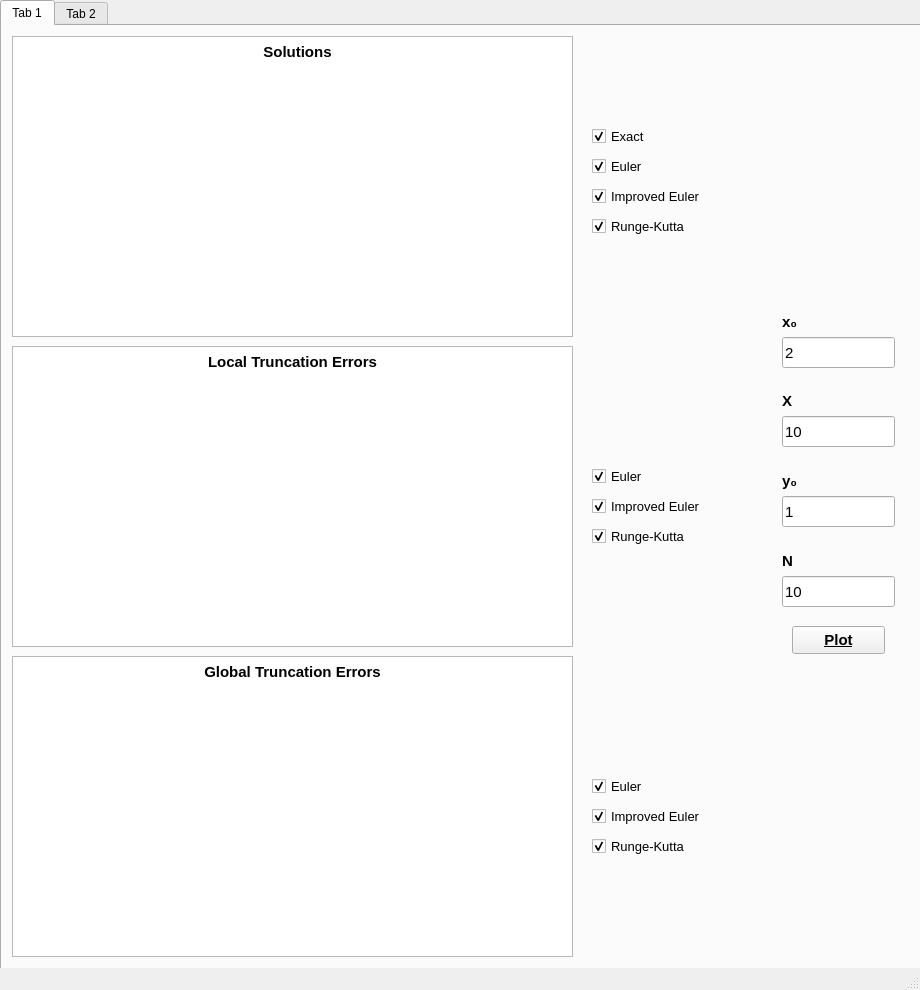
<?xml version="1.0" encoding="UTF-8"?>
<ui version="4.0">
 <class>MainWindow</class>
 <widget class="QMainWindow" name="MainWindow">
  <property name="geometry">
   <rect>
    <x>0</x>
    <y>0</y>
    <width>920</width>
    <height>990</height>
   </rect>
  </property>
  <property name="windowTitle">
   <string>MainWindow</string>
  </property>
  <widget class="QWidget" name="centralwidget">
   <widget class="QTabWidget" name="plot">
    <property name="geometry">
     <rect>
      <x>0</x>
      <y>0</y>
      <width>921</width>
      <height>981</height>
     </rect>
    </property>
    <property name="currentIndex">
     <number>0</number>
    </property>
    <widget class="QWidget" name="tab">
     <attribute name="title">
      <string>Tab 1</string>
     </attribute>
     <widget class="QCustomPlot" name="plot_solutions">
      <property name="geometry">
       <rect>
        <x>10</x>
        <y>10</y>
        <width>561</width>
        <height>301</height>
       </rect>
      </property>
     </widget>
     <widget class="QLabel" name="label_x0">
      <property name="geometry">
       <rect>
        <x>780</x>
        <y>280</y>
        <width>55</width>
        <height>31</height>
       </rect>
      </property>
      <property name="font">
       <font>
        <pointsize>11</pointsize>
        <weight>75</weight>
        <bold>true</bold>
       </font>
      </property>
      <property name="text">
       <string>x₀</string>
      </property>
      <property name="margin">
       <number>5</number>
      </property>
     </widget>
     <widget class="QLineEdit" name="lineEdit_x0">
      <property name="geometry">
       <rect>
        <x>780</x>
        <y>311</y>
        <width>113</width>
        <height>31</height>
       </rect>
      </property>
      <property name="font">
       <font>
        <pointsize>11</pointsize>
       </font>
      </property>
      <property name="text">
       <string>2</string>
      </property>
     </widget>
     <widget class="QLabel" name="label_X">
      <property name="geometry">
       <rect>
        <x>780</x>
        <y>359</y>
        <width>55</width>
        <height>31</height>
       </rect>
      </property>
      <property name="font">
       <font>
        <pointsize>11</pointsize>
        <weight>75</weight>
        <bold>true</bold>
       </font>
      </property>
      <property name="text">
       <string>X</string>
      </property>
      <property name="margin">
       <number>5</number>
      </property>
     </widget>
     <widget class="QLineEdit" name="lineEdit_X">
      <property name="geometry">
       <rect>
        <x>780</x>
        <y>390</y>
        <width>113</width>
        <height>31</height>
       </rect>
      </property>
      <property name="font">
       <font>
        <pointsize>11</pointsize>
       </font>
      </property>
      <property name="text">
       <string>10</string>
      </property>
     </widget>
     <widget class="QLineEdit" name="lineEdit_y0">
      <property name="geometry">
       <rect>
        <x>780</x>
        <y>470</y>
        <width>113</width>
        <height>31</height>
       </rect>
      </property>
      <property name="font">
       <font>
        <pointsize>11</pointsize>
       </font>
      </property>
      <property name="text">
       <string>1</string>
      </property>
     </widget>
     <widget class="QLabel" name="label_y0">
      <property name="geometry">
       <rect>
        <x>780</x>
        <y>439</y>
        <width>55</width>
        <height>31</height>
       </rect>
      </property>
      <property name="font">
       <font>
        <pointsize>11</pointsize>
        <weight>75</weight>
        <bold>true</bold>
       </font>
      </property>
      <property name="text">
       <string>y₀</string>
      </property>
      <property name="margin">
       <number>5</number>
      </property>
     </widget>
     <widget class="QLineEdit" name="lineEdit_N">
      <property name="geometry">
       <rect>
        <x>780</x>
        <y>550</y>
        <width>113</width>
        <height>31</height>
       </rect>
      </property>
      <property name="font">
       <font>
        <pointsize>11</pointsize>
       </font>
      </property>
      <property name="text">
       <string>10</string>
      </property>
     </widget>
     <widget class="QLabel" name="label_N">
      <property name="geometry">
       <rect>
        <x>780</x>
        <y>519</y>
        <width>55</width>
        <height>31</height>
       </rect>
      </property>
      <property name="font">
       <font>
        <pointsize>11</pointsize>
        <weight>75</weight>
        <bold>true</bold>
       </font>
      </property>
      <property name="text">
       <string>N</string>
      </property>
      <property name="margin">
       <number>5</number>
      </property>
     </widget>
     <widget class="QCustomPlot" name="plot_localErrors">
      <property name="geometry">
       <rect>
        <x>10</x>
        <y>320</y>
        <width>561</width>
        <height>301</height>
       </rect>
      </property>
     </widget>
     <widget class="QCheckBox" name="checkBox_ExactSol">
      <property name="geometry">
       <rect>
        <x>590</x>
        <y>100</y>
        <width>81</width>
        <height>20</height>
       </rect>
      </property>
      <property name="font">
       <font>
        <pointsize>10</pointsize>
       </font>
      </property>
      <property name="text">
       <string>Exact</string>
      </property>
      <property name="checked">
       <bool>true</bool>
      </property>
      <property name="tristate">
       <bool>false</bool>
      </property>
     </widget>
     <widget class="QCheckBox" name="checkBox_EulerSol">
      <property name="geometry">
       <rect>
        <x>590</x>
        <y>130</y>
        <width>81</width>
        <height>20</height>
       </rect>
      </property>
      <property name="font">
       <font>
        <pointsize>10</pointsize>
       </font>
      </property>
      <property name="text">
       <string>Euler</string>
      </property>
      <property name="checked">
       <bool>true</bool>
      </property>
     </widget>
     <widget class="QCheckBox" name="checkBox_RkSol">
      <property name="geometry">
       <rect>
        <x>590</x>
        <y>190</y>
        <width>131</width>
        <height>20</height>
       </rect>
      </property>
      <property name="font">
       <font>
        <pointsize>10</pointsize>
       </font>
      </property>
      <property name="text">
       <string>Runge-Kutta</string>
      </property>
      <property name="checked">
       <bool>true</bool>
      </property>
     </widget>
     <widget class="QCheckBox" name="checkBox_ImpeulerSol">
      <property name="geometry">
       <rect>
        <x>590</x>
        <y>160</y>
        <width>151</width>
        <height>20</height>
       </rect>
      </property>
      <property name="font">
       <font>
        <pointsize>10</pointsize>
       </font>
      </property>
      <property name="text">
       <string>Improved Euler</string>
      </property>
      <property name="checked">
       <bool>true</bool>
      </property>
     </widget>
     <widget class="QCheckBox" name="checkBox_RkLe">
      <property name="geometry">
       <rect>
        <x>590</x>
        <y>500</y>
        <width>131</width>
        <height>20</height>
       </rect>
      </property>
      <property name="font">
       <font>
        <pointsize>10</pointsize>
       </font>
      </property>
      <property name="text">
       <string>Runge-Kutta</string>
      </property>
      <property name="checked">
       <bool>true</bool>
      </property>
     </widget>
     <widget class="QCheckBox" name="checkBox_EulerLe">
      <property name="geometry">
       <rect>
        <x>590</x>
        <y>440</y>
        <width>81</width>
        <height>20</height>
       </rect>
      </property>
      <property name="font">
       <font>
        <pointsize>10</pointsize>
       </font>
      </property>
      <property name="text">
       <string>Euler</string>
      </property>
      <property name="checked">
       <bool>true</bool>
      </property>
     </widget>
     <widget class="QCheckBox" name="checkBox_ImpeulerLe">
      <property name="geometry">
       <rect>
        <x>590</x>
        <y>470</y>
        <width>151</width>
        <height>20</height>
       </rect>
      </property>
      <property name="font">
       <font>
        <pointsize>10</pointsize>
       </font>
      </property>
      <property name="text">
       <string>Improved Euler</string>
      </property>
      <property name="checked">
       <bool>true</bool>
      </property>
     </widget>
     <widget class="QLabel" name="label_Solutions">
      <property name="geometry">
       <rect>
        <x>20</x>
        <y>10</y>
        <width>551</width>
        <height>31</height>
       </rect>
      </property>
      <property name="font">
       <font>
        <pointsize>11</pointsize>
        <weight>75</weight>
        <bold>true</bold>
       </font>
      </property>
      <property name="text">
       <string>Solutions</string>
      </property>
      <property name="alignment">
       <set>Qt::AlignCenter</set>
      </property>
     </widget>
     <widget class="QLabel" name="label_Solutions_2">
      <property name="geometry">
       <rect>
        <x>10</x>
        <y>320</y>
        <width>561</width>
        <height>31</height>
       </rect>
      </property>
      <property name="font">
       <font>
        <pointsize>11</pointsize>
        <weight>75</weight>
        <bold>true</bold>
       </font>
      </property>
      <property name="text">
       <string>Local Truncation Errors</string>
      </property>
      <property name="alignment">
       <set>Qt::AlignCenter</set>
      </property>
     </widget>
     <widget class="QCheckBox" name="checkBox_EulerGe">
      <property name="geometry">
       <rect>
        <x>590</x>
        <y>750</y>
        <width>81</width>
        <height>20</height>
       </rect>
      </property>
      <property name="font">
       <font>
        <pointsize>10</pointsize>
       </font>
      </property>
      <property name="text">
       <string>Euler</string>
      </property>
      <property name="checked">
       <bool>true</bool>
      </property>
     </widget>
     <widget class="QLabel" name="label_Solutions_3">
      <property name="geometry">
       <rect>
        <x>10</x>
        <y>630</y>
        <width>561</width>
        <height>31</height>
       </rect>
      </property>
      <property name="font">
       <font>
        <pointsize>11</pointsize>
        <weight>75</weight>
        <bold>true</bold>
       </font>
      </property>
      <property name="text">
       <string>Global Truncation Errors</string>
      </property>
      <property name="alignment">
       <set>Qt::AlignCenter</set>
      </property>
     </widget>
     <widget class="QCustomPlot" name="plot_globalErrors">
      <property name="geometry">
       <rect>
        <x>10</x>
        <y>630</y>
        <width>561</width>
        <height>301</height>
       </rect>
      </property>
     </widget>
     <widget class="QCheckBox" name="checkBox_ImpeulerGe">
      <property name="geometry">
       <rect>
        <x>590</x>
        <y>780</y>
        <width>151</width>
        <height>20</height>
       </rect>
      </property>
      <property name="font">
       <font>
        <pointsize>10</pointsize>
       </font>
      </property>
      <property name="text">
       <string>Improved Euler</string>
      </property>
      <property name="checked">
       <bool>true</bool>
      </property>
     </widget>
     <widget class="QCheckBox" name="checkBox_RkGe">
      <property name="geometry">
       <rect>
        <x>590</x>
        <y>810</y>
        <width>131</width>
        <height>20</height>
       </rect>
      </property>
      <property name="font">
       <font>
        <pointsize>10</pointsize>
       </font>
      </property>
      <property name="text">
       <string>Runge-Kutta</string>
      </property>
      <property name="checked">
       <bool>true</bool>
      </property>
     </widget>
     <widget class="QPushButton" name="plot_button_main">
      <property name="geometry">
       <rect>
        <x>790</x>
        <y>600</y>
        <width>93</width>
        <height>28</height>
       </rect>
      </property>
      <property name="font">
       <font>
        <pointsize>11</pointsize>
        <weight>75</weight>
        <italic>false</italic>
        <bold>true</bold>
        <underline>true</underline>
       </font>
      </property>
      <property name="text">
       <string>Plot</string>
      </property>
      <property name="checkable">
       <bool>false</bool>
      </property>
      <property name="checked">
       <bool>false</bool>
      </property>
      <property name="autoDefault">
       <bool>false</bool>
      </property>
      <property name="default">
       <bool>false</bool>
      </property>
     </widget>
     <widget class="QCheckBox" name="checkBox_1">
      <property name="geometry">
       <rect>
        <x>460</x>
        <y>250</y>
        <width>81</width>
        <height>20</height>
       </rect>
      </property>
      <property name="text">
       <string>1</string>
      </property>
      <property name="checked">
       <bool>true</bool>
      </property>
     </widget>
     <widget class="QCheckBox" name="checkBox_2">
      <property name="geometry">
       <rect>
        <x>460</x>
        <y>570</y>
        <width>81</width>
        <height>20</height>
       </rect>
      </property>
      <property name="text">
       <string>2</string>
      </property>
      <property name="checked">
       <bool>true</bool>
      </property>
     </widget>
     <widget class="QCheckBox" name="checkBox_3">
      <property name="geometry">
       <rect>
        <x>460</x>
        <y>880</y>
        <width>81</width>
        <height>20</height>
       </rect>
      </property>
      <property name="text">
       <string>3</string>
      </property>
      <property name="checked">
       <bool>true</bool>
      </property>
     </widget>
     <zorder>checkBox_1</zorder>
     <zorder>checkBox_3</zorder>
     <zorder>checkBox_2</zorder>
     <zorder>plot_globalErrors</zorder>
     <zorder>label_Solutions_3</zorder>
     <zorder>plot_solutions</zorder>
     <zorder>label_x0</zorder>
     <zorder>lineEdit_x0</zorder>
     <zorder>label_X</zorder>
     <zorder>lineEdit_X</zorder>
     <zorder>lineEdit_y0</zorder>
     <zorder>label_y0</zorder>
     <zorder>lineEdit_N</zorder>
     <zorder>label_N</zorder>
     <zorder>plot_localErrors</zorder>
     <zorder>checkBox_ExactSol</zorder>
     <zorder>checkBox_EulerSol</zorder>
     <zorder>checkBox_RkSol</zorder>
     <zorder>checkBox_ImpeulerSol</zorder>
     <zorder>checkBox_RkLe</zorder>
     <zorder>checkBox_EulerLe</zorder>
     <zorder>checkBox_ImpeulerLe</zorder>
     <zorder>label_Solutions</zorder>
     <zorder>label_Solutions_2</zorder>
     <zorder>checkBox_EulerGe</zorder>
     <zorder>checkBox_ImpeulerGe</zorder>
     <zorder>checkBox_RkGe</zorder>
     <zorder>plot_button_main</zorder>
    </widget>
    <widget class="QWidget" name="tab_2">
     <attribute name="title">
      <string>Tab 2</string>
     </attribute>
     <widget class="QLabel" name="label_Solutions_4">
      <property name="geometry">
       <rect>
        <x>10</x>
        <y>10</y>
        <width>561</width>
        <height>31</height>
       </rect>
      </property>
      <property name="font">
       <font>
        <pointsize>11</pointsize>
        <weight>75</weight>
        <bold>true</bold>
       </font>
      </property>
      <property name="text">
       <string>Total Errors (Global Truncation Errors)</string>
      </property>
      <property name="alignment">
       <set>Qt::AlignCenter</set>
      </property>
     </widget>
     <widget class="QCheckBox" name="checkBox_ImpeulerTe">
      <property name="geometry">
       <rect>
        <x>590</x>
        <y>160</y>
        <width>151</width>
        <height>20</height>
       </rect>
      </property>
      <property name="font">
       <font>
        <pointsize>10</pointsize>
       </font>
      </property>
      <property name="text">
       <string>Improved Euler</string>
      </property>
      <property name="checked">
       <bool>true</bool>
      </property>
     </widget>
     <widget class="QCheckBox" name="checkBox_EulerTe">
      <property name="geometry">
       <rect>
        <x>590</x>
        <y>130</y>
        <width>81</width>
        <height>20</height>
       </rect>
      </property>
      <property name="font">
       <font>
        <pointsize>10</pointsize>
       </font>
      </property>
      <property name="text">
       <string>Euler</string>
      </property>
      <property name="checked">
       <bool>true</bool>
      </property>
     </widget>
     <widget class="QCheckBox" name="checkBox_RkTe">
      <property name="geometry">
       <rect>
        <x>590</x>
        <y>190</y>
        <width>131</width>
        <height>20</height>
       </rect>
      </property>
      <property name="font">
       <font>
        <pointsize>10</pointsize>
       </font>
      </property>
      <property name="text">
       <string>Runge-Kutta</string>
      </property>
      <property name="checked">
       <bool>true</bool>
      </property>
     </widget>
     <widget class="QCustomPlot" name="plot_totalErrors">
      <property name="geometry">
       <rect>
        <x>10</x>
        <y>10</y>
        <width>561</width>
        <height>301</height>
       </rect>
      </property>
     </widget>
     <widget class="QLineEdit" name="lineEdit_n0">
      <property name="geometry">
       <rect>
        <x>780</x>
        <y>290</y>
        <width>113</width>
        <height>31</height>
       </rect>
      </property>
      <property name="font">
       <font>
        <pointsize>11</pointsize>
       </font>
      </property>
      <property name="text">
       <string>1</string>
      </property>
     </widget>
     <widget class="QLabel" name="label_N_2">
      <property name="geometry">
       <rect>
        <x>780</x>
        <y>339</y>
        <width>55</width>
        <height>31</height>
       </rect>
      </property>
      <property name="font">
       <font>
        <pointsize>11</pointsize>
        <weight>75</weight>
        <bold>true</bold>
       </font>
      </property>
      <property name="text">
       <string>N</string>
      </property>
      <property name="margin">
       <number>5</number>
      </property>
     </widget>
     <widget class="QLabel" name="label_n0">
      <property name="geometry">
       <rect>
        <x>780</x>
        <y>259</y>
        <width>55</width>
        <height>31</height>
       </rect>
      </property>
      <property name="font">
       <font>
        <pointsize>11</pointsize>
        <weight>75</weight>
        <bold>true</bold>
       </font>
      </property>
      <property name="text">
       <string>n₀</string>
      </property>
      <property name="margin">
       <number>5</number>
      </property>
     </widget>
     <widget class="QLineEdit" name="lineEdit_N_2">
      <property name="geometry">
       <rect>
        <x>780</x>
        <y>370</y>
        <width>113</width>
        <height>31</height>
       </rect>
      </property>
      <property name="font">
       <font>
        <pointsize>11</pointsize>
       </font>
      </property>
      <property name="text">
       <string>10</string>
      </property>
     </widget>
     <widget class="QCustomPlot" name="plot_totalErrors_2">
      <property name="geometry">
       <rect>
        <x>10</x>
        <y>350</y>
        <width>561</width>
        <height>301</height>
       </rect>
      </property>
     </widget>
     <widget class="QCheckBox" name="checkBox_RkTe_2">
      <property name="geometry">
       <rect>
        <x>590</x>
        <y>530</y>
        <width>131</width>
        <height>20</height>
       </rect>
      </property>
      <property name="font">
       <font>
        <pointsize>10</pointsize>
       </font>
      </property>
      <property name="text">
       <string>Runge-Kutta</string>
      </property>
      <property name="checked">
       <bool>true</bool>
      </property>
     </widget>
     <widget class="QCheckBox" name="checkBox_EulerTe_2">
      <property name="geometry">
       <rect>
        <x>590</x>
        <y>470</y>
        <width>81</width>
        <height>20</height>
       </rect>
      </property>
      <property name="font">
       <font>
        <pointsize>10</pointsize>
       </font>
      </property>
      <property name="text">
       <string>Euler</string>
      </property>
      <property name="checked">
       <bool>true</bool>
      </property>
     </widget>
     <widget class="QLabel" name="label_Solutions_5">
      <property name="geometry">
       <rect>
        <x>10</x>
        <y>350</y>
        <width>561</width>
        <height>31</height>
       </rect>
      </property>
      <property name="font">
       <font>
        <pointsize>11</pointsize>
        <weight>75</weight>
        <bold>true</bold>
       </font>
      </property>
      <property name="text">
       <string>Total Errors (Local Truncation Errors)</string>
      </property>
      <property name="alignment">
       <set>Qt::AlignCenter</set>
      </property>
     </widget>
     <widget class="QCheckBox" name="checkBox_ImpeulerTe_2">
      <property name="geometry">
       <rect>
        <x>590</x>
        <y>500</y>
        <width>151</width>
        <height>20</height>
       </rect>
      </property>
      <property name="font">
       <font>
        <pointsize>10</pointsize>
       </font>
      </property>
      <property name="text">
       <string>Improved Euler</string>
      </property>
      <property name="checked">
       <bool>true</bool>
      </property>
     </widget>
     <widget class="QPushButton" name="plot_button4_3">
      <property name="geometry">
       <rect>
        <x>790</x>
        <y>420</y>
        <width>93</width>
        <height>28</height>
       </rect>
      </property>
      <property name="font">
       <font>
        <pointsize>11</pointsize>
        <weight>75</weight>
        <italic>false</italic>
        <bold>true</bold>
        <underline>true</underline>
       </font>
      </property>
      <property name="text">
       <string>Plot</string>
      </property>
      <property name="autoDefault">
       <bool>false</bool>
      </property>
      <property name="default">
       <bool>false</bool>
      </property>
     </widget>
     <widget class="QCheckBox" name="checkBox_tg">
      <property name="geometry">
       <rect>
        <x>450</x>
        <y>240</y>
        <width>81</width>
        <height>20</height>
       </rect>
      </property>
      <property name="font">
       <font>
        <family>Myanmar Text</family>
       </font>
      </property>
      <property name="text">
       <string/>
      </property>
      <property name="checked">
       <bool>true</bool>
      </property>
     </widget>
     <widget class="QCheckBox" name="checkBox_tg_2">
      <property name="geometry">
       <rect>
        <x>430</x>
        <y>420</y>
        <width>81</width>
        <height>20</height>
       </rect>
      </property>
      <property name="font">
       <font>
        <family>Myanmar Text</family>
       </font>
      </property>
      <property name="text">
       <string/>
      </property>
      <property name="checked">
       <bool>true</bool>
      </property>
     </widget>
     <zorder>checkBox_tg_2</zorder>
     <zorder>checkBox_tg</zorder>
     <zorder>plot_totalErrors</zorder>
     <zorder>label_Solutions_4</zorder>
     <zorder>checkBox_ImpeulerTe</zorder>
     <zorder>checkBox_EulerTe</zorder>
     <zorder>checkBox_RkTe</zorder>
     <zorder>lineEdit_n0</zorder>
     <zorder>label_N_2</zorder>
     <zorder>label_n0</zorder>
     <zorder>lineEdit_N_2</zorder>
     <zorder>plot_totalErrors_2</zorder>
     <zorder>checkBox_RkTe_2</zorder>
     <zorder>checkBox_EulerTe_2</zorder>
     <zorder>label_Solutions_5</zorder>
     <zorder>checkBox_ImpeulerTe_2</zorder>
     <zorder>plot_button4_3</zorder>
    </widget>
   </widget>
  </widget>
  <widget class="QStatusBar" name="statusbar"/>
 </widget>
 <customwidgets>
  <customwidget>
   <class>QCustomPlot</class>
   <extends>QGraphicsView</extends>
   <header>qcustomplot.h</header>
  </customwidget>
 </customwidgets>
 <resources/>
 <connections/>
</ui>
